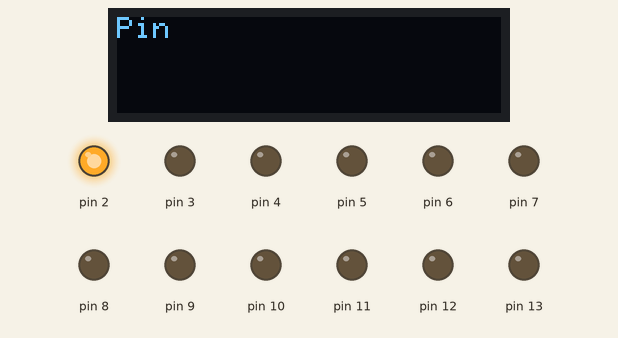
The sketch below on a simulated Arduino Uno, built with avr-gcc and run on an emulated ATmega328P. Parts: 128×32 one-colour display, output pins drawn as LEDs (lit = HIGH).

Above: at 0.1 s.
At 3.1 s:
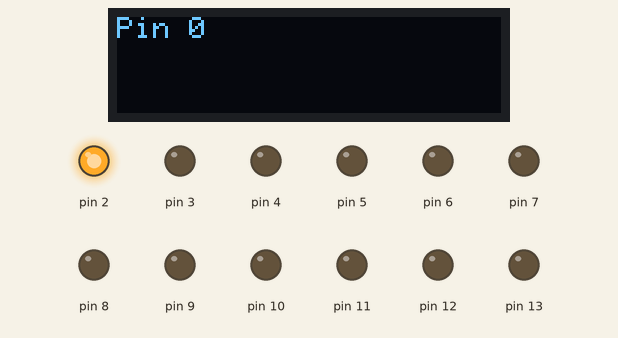
At 5.1 s:
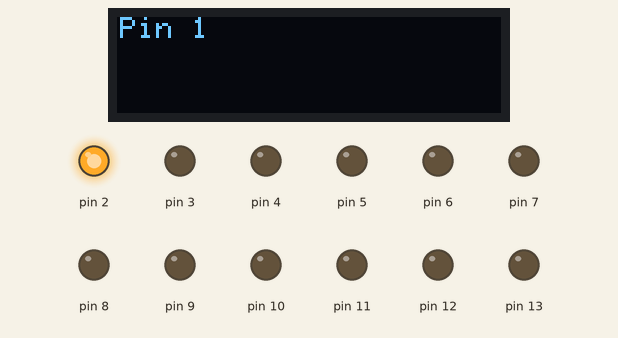
At 12.2 s:
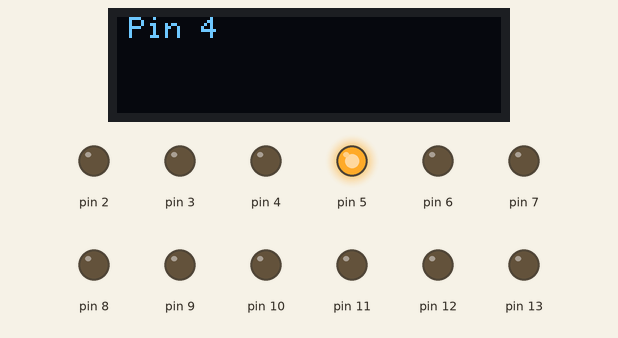
At 18.2 s:
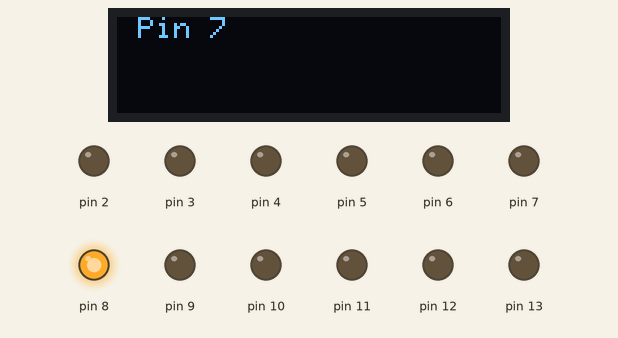
At 31.3 s:
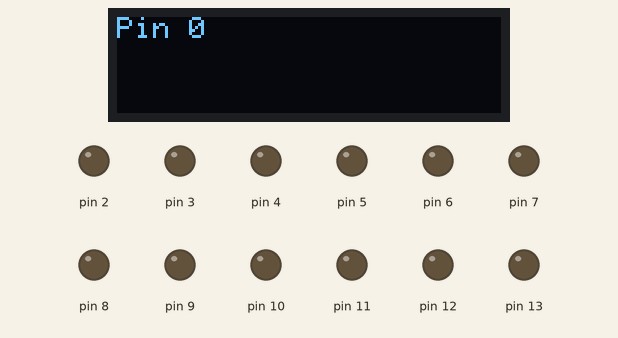
Timing chart, 0 to 40.0 s (numbered marks = the images above):
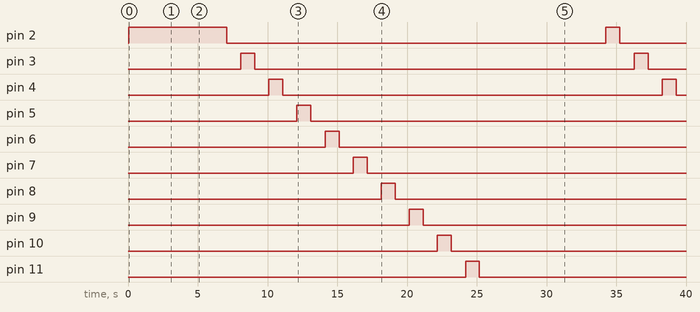

Measured:
- by itself, pin 2: HIGH → LOW at 7.1 s, → HIGH 27.2 s later, → LOW 1.0 s later
- by itself, pin 3, pin 4: alternates HIGH for 1.0 s and LOW for 27.2 s
- by itself, pin 5: LOW → HIGH at 12.1 s, → LOW 1.0 s later
- by itself, pin 6: LOW → HIGH at 14.1 s, → LOW 1.0 s later
- by itself, pin 7: LOW → HIGH at 16.1 s, → LOW 1.0 s later
- by itself, pin 8: LOW → HIGH at 18.2 s, → LOW 1.0 s later
- by itself, pin 9: LOW → HIGH at 20.2 s, → LOW 1.0 s later
- by itself, pin 10: LOW → HIGH at 22.2 s, → LOW 1.0 s later

The sketch:

practice_oled.ino
```cpp
#include <Adafruit_GFX.h>
#include <Adafruit_SSD1306.h>
#include <SPI.h>
#include <Wire.h>

Adafruit_SSD1306 oled = Adafruit_SSD1306(128, 32, &Wire);
void setup()
{
  Serial.begin(9600);
  pinMode(2, INPUT_PULLUP);
  oled.begin(0x3C); // Address 0x3C for 128x32
  oled.clearDisplay();
  oled.setCursor(0, 0);
  oled.setTextColor(SSD1306_WHITE);
  oled.setTextSize(1);
  oled.println("Pin ");

  oled.display();
  pinMode(2, OUTPUT); pinMode(3, OUTPUT); pinMode(4, OUTPUT);
  pinMode(5, OUTPUT); pinMode(6, OUTPUT); pinMode(7, OUTPUT);
  pinMode(8, OUTPUT); pinMode(9, OUTPUT); pinMode(10, OUTPUT);
  pinMode(11, OUTPUT); pinMode(12, OUTPUT); pinMode(13, OUTPUT);
  delay(2000);
}
//------------------------------------------------
void loop()
{
  int pin = 0;
  for (pin = 0; pin <= 13; pin++)
  {
    digitalWrite(pin, 1);
    delay(1000);
    digitalWrite(pin, 0);
    oled.clearDisplay();
    oled.setCursor(pin, 0);
    oled.setTextColor(SSD1306_WHITE);
    oled.setTextSize(1);
    oled.print("Pin ");
    oled.print(pin);
    oled.display();
    delay(1000);
  }

}
```
